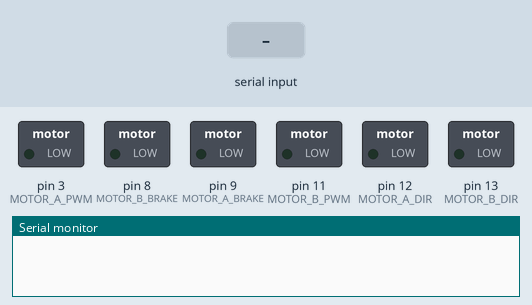
The sketch below on a simulated Arduino Uno, built with avr-gcc and run on an emulated ATmega328P. Shown: switched loads named in the sketch (green lamp = pin HIGH), the last lines printed to the serial monitor. The inputs (shaded band) are chosen by the test bench.

Above: at 1.2 s.
1.3 s: "W" received over Serial
At 2.3 s:
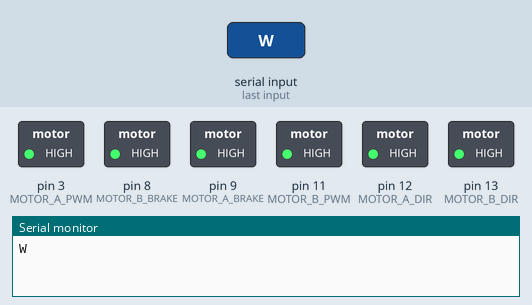
2.9 s: "A" received over Serial
At 3.6 s:
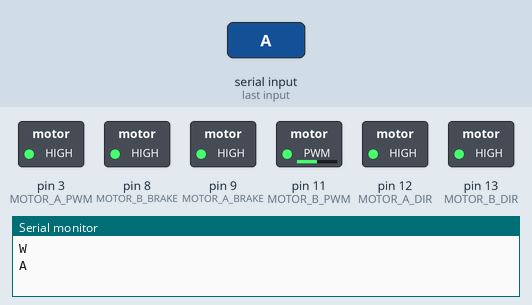
4.5 s: "w" received over Serial
At 4.57 s:
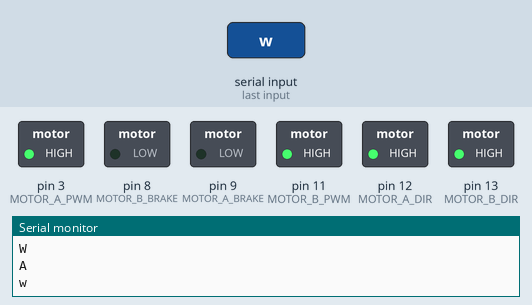
6.1 s: "D" received over Serial
At 7.2 s:
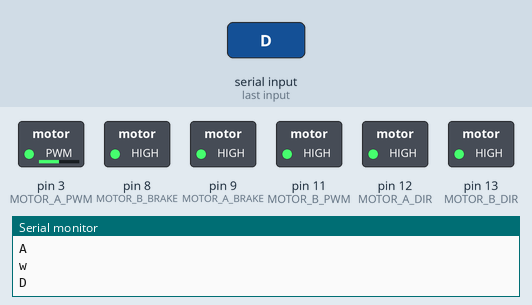
7.7 s: "a" received over Serial
At 7.77 s:
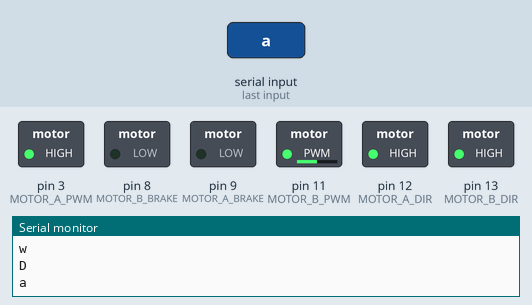
9.3 s: "S" received over Serial
At 10.8 s:
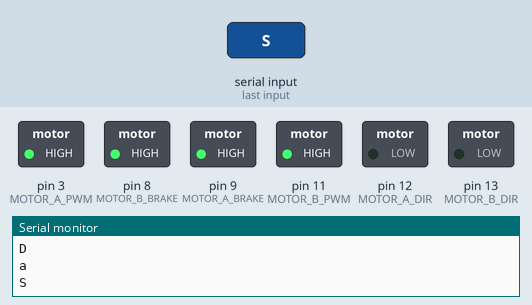
Timing chart, 0 to 11.9 s (numbered marks = the images above; inputs shaded):
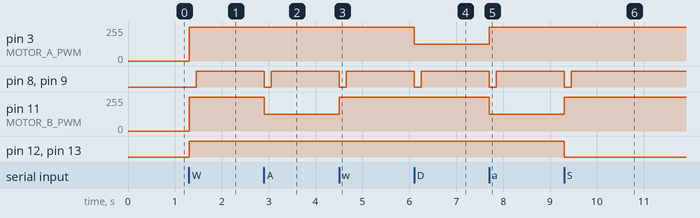

The sketch:

ArduinoCar.ino
```cpp
int MOTOR_A_DIR = 12;
int MOTOR_A_BRAKE = 9;
int MOTOR_A_PWM = 3;

int MOTOR_B_DIR = 13;
int MOTOR_B_BRAKE = 8;
int MOTOR_B_PWM = 11;

// Maximum MOTOR_SPEED is 255
int MOTOR_SPEED = 255;

void setup() {
  Serial.begin(9600);

  pinMode(MOTOR_A_DIR, OUTPUT);
  pinMode(MOTOR_A_BRAKE, OUTPUT);

  pinMode(MOTOR_B_DIR, OUTPUT);
  pinMode(MOTOR_B_BRAKE, OUTPUT);
}

char message = 0;
char reverse = 0;
void loop() {
  if (Serial.available()) {
    message = Serial.read();
    Serial.println(message);

    switch (message) {
    case 'W':
    case 'w':
      reverse = 0;
      digitalWrite(MOTOR_A_DIR, HIGH);
      digitalWrite(MOTOR_A_BRAKE, LOW);
      analogWrite(MOTOR_A_PWM, MOTOR_SPEED);

      digitalWrite(MOTOR_B_DIR, HIGH);
      digitalWrite(MOTOR_B_BRAKE, LOW);
      analogWrite(MOTOR_B_PWM, MOTOR_SPEED);
      break;
    case 'A':
    case 'a':
      digitalWrite(MOTOR_A_DIR, reverse ? LOW : HIGH);
      digitalWrite(MOTOR_A_BRAKE, LOW);
      analogWrite(MOTOR_A_PWM, MOTOR_SPEED);

      digitalWrite(MOTOR_B_DIR, reverse ? LOW : HIGH);
      digitalWrite(MOTOR_B_BRAKE, LOW);
      analogWrite(MOTOR_B_PWM, MOTOR_SPEED / 2);
      break;
    case 'D':
    case 'd':
      digitalWrite(MOTOR_A_DIR, reverse ? LOW : HIGH);
      digitalWrite(MOTOR_A_BRAKE, LOW);
      analogWrite(MOTOR_A_PWM, MOTOR_SPEED / 2);

      digitalWrite(MOTOR_B_DIR, reverse ? LOW : HIGH);
      digitalWrite(MOTOR_B_BRAKE, LOW);
      analogWrite(MOTOR_B_PWM, MOTOR_SPEED);
      break;
    case 'S':
    case 's':
      reverse = 1;
      digitalWrite(MOTOR_A_DIR, LOW);
      digitalWrite(MOTOR_A_BRAKE, LOW);
      analogWrite(MOTOR_A_PWM, MOTOR_SPEED);

      digitalWrite(MOTOR_B_DIR, LOW);
      digitalWrite(MOTOR_B_BRAKE, LOW);
      analogWrite(MOTOR_B_PWM, MOTOR_SPEED);
      break;
    default:
      digitalWrite(MOTOR_A_BRAKE, HIGH);
      digitalWrite(MOTOR_B_BRAKE, HIGH);
      break;
    }

    delay(150);
    digitalWrite(MOTOR_A_BRAKE, HIGH);
    digitalWrite(MOTOR_B_BRAKE, HIGH);
  }
}
```

Measured:
- after the input at 1.3 s, pin 3 (MOTOR_A_PWM), pin 11 (MOTOR_B_PWM): 0/255 → 255/255 at once; pin 8 (MOTOR_B_BRAKE), pin 9 (MOTOR_A_BRAKE): LOW → HIGH after 0.15 s; pin 12 (MOTOR_A_DIR), pin 13 (MOTOR_B_DIR): LOW → HIGH at once
- after the input at 2.9 s, pin 8 (MOTOR_B_BRAKE), pin 9 (MOTOR_A_BRAKE): HIGH → LOW at once, → HIGH 0.15 s later; pin 11 (MOTOR_B_PWM): 255/255 → 127/255 at once
- after the input at 4.5 s, pin 8 (MOTOR_B_BRAKE), pin 9 (MOTOR_A_BRAKE): HIGH → LOW at once, → HIGH 0.15 s later; pin 11 (MOTOR_B_PWM): 127/255 → 255/255 at once
- after the input at 6.1 s, pin 3 (MOTOR_A_PWM): 255/255 → 127/255 at once; pin 8 (MOTOR_B_BRAKE), pin 9 (MOTOR_A_BRAKE): HIGH → LOW at once, → HIGH 0.15 s later
- after the input at 7.7 s, pin 3 (MOTOR_A_PWM): 127/255 → 255/255 at once; pin 8 (MOTOR_B_BRAKE), pin 9 (MOTOR_A_BRAKE): HIGH → LOW at once, → HIGH 0.15 s later; pin 11 (MOTOR_B_PWM): 255/255 → 127/255 at once
- after the input at 9.3 s, pin 8 (MOTOR_B_BRAKE), pin 9 (MOTOR_A_BRAKE): HIGH → LOW at once, → HIGH 0.15 s later; pin 11 (MOTOR_B_PWM): 127/255 → 255/255 at once; pin 12 (MOTOR_A_DIR), pin 13 (MOTOR_B_DIR): HIGH → LOW at once
